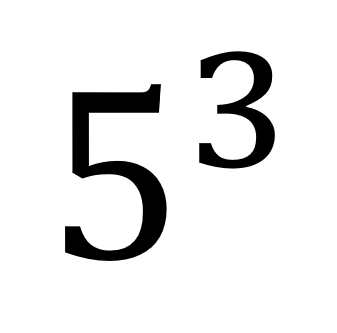
#> input picture sample_pics/10.png, 337 x 333 px
$ python -i utilityoop.py   (imports and definitions only)
#> lines starting #> are read from the running program, lines starting #| are printed output that depends on the picture; after the words box and inside, x2 and y2 are one past the last pixel; in counts of white or black regions, pixels touching at a corner belong together
#> further down, picture is the input picture: shape (333, 337, 3); min 0, max 255, mean 232
# import useful libraries
import re
import cv2
import sympy
import pytesseract
import numpy as np
from typing import List, Tuple, Dict

class ImageProcessor:

    def __init__(self, img) -> None:
        self.img = img
        self._processed_img = self.preprocess_image()

    def preprocess_image(self) -> np.ndarray:
        """
        Preprocess the image by converting to grayscale, applying binary thresholding,
        and inverting the image.

        Returns:
            inverted_img (numpy.ndarray): A preprocessed grayscale image with binary thresholding
            applied and inverted.
        """
        # Convert the image to grayscale
        gray = cv2.cvtColor(self.img, cv2.COLOR_BGR2GRAY)
        blur_img = cv2.GaussianBlur(gray, (3, 3), 0)
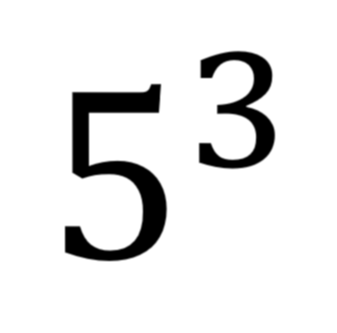
#> blur_img: shape (333, 337); min 0, max 255, mean 232

        # Apply binary thresholding
        threshold_value = 127 # threshold value to be used
        max_value = 255 # maximum value to be assigned for pixel values above threshold
        threshold_type = cv2.THRESH_BINARY # binary thresholding type
        _, binary = cv2.threshold(blur_img, threshold_value, max_value, threshold_type)
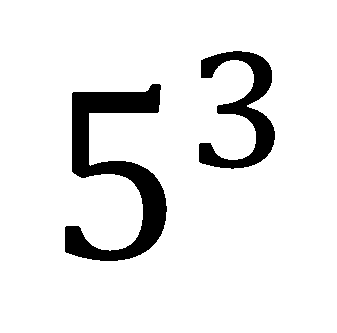
#> binary: shape (333, 337); 90.9% white; 2 black regions, box (x1, y1, x2, y2) and area: (65, 84, 167, 261) 6706, (199, 51, 275, 169) 3468

        # Invert the image
        inverted_img = cv2.bitwise_not(binary)

        return inverted_img

    @property
    def processed_img(self):
        return self._processed_img

class EquationParser:

    # [162 lines left out: functions __init__, parse_equation, _correct_bounding_boxes, _check_exponent, rewritting_equation, not called in this run]


class Solver:

    # [115 lines left out: functions __init__, is_polynomial, create_symbols, sympy_equation, solve, solutions and 1 more, not called in this run]

>>> import cv2
>>> picture = cv2.imread('../sample_pics/10.png')
>>> result = ImageProcessor(picture).preprocess_image()

$ run again, on sample_pics/11.png
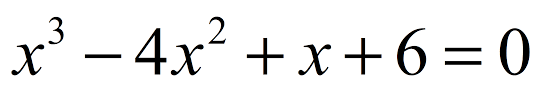
#> input picture sample_pics/11.png, 545 x 92 px
#> picture is the input picture: shape (92, 545, 3); mean B, G, R 237.7, 237.7, 237.7
#> in preprocess_image, `blur_img = cv2.GaussianBlur(gray, (3, 3), 0)`:
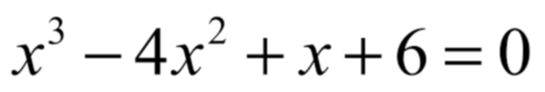
#> blur_img: shape (92, 545); min 0, max 255, mean 237.7
#> in preprocess_image, `_, binary = cv2.threshold(blur_img, threshold_value, max_value, thresh..`:
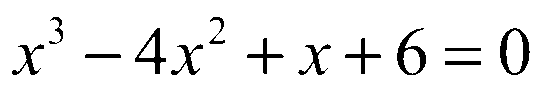
#> binary: shape (92, 545); 93.3% white; 13 black regions, largest, box (x1, y1, x2, y2) and area: (500, 28, 530, 75) 511, (397, 28, 426, 75) 464, (135, 28, 166, 74) 411

$ run again, on sample_pics/12.png
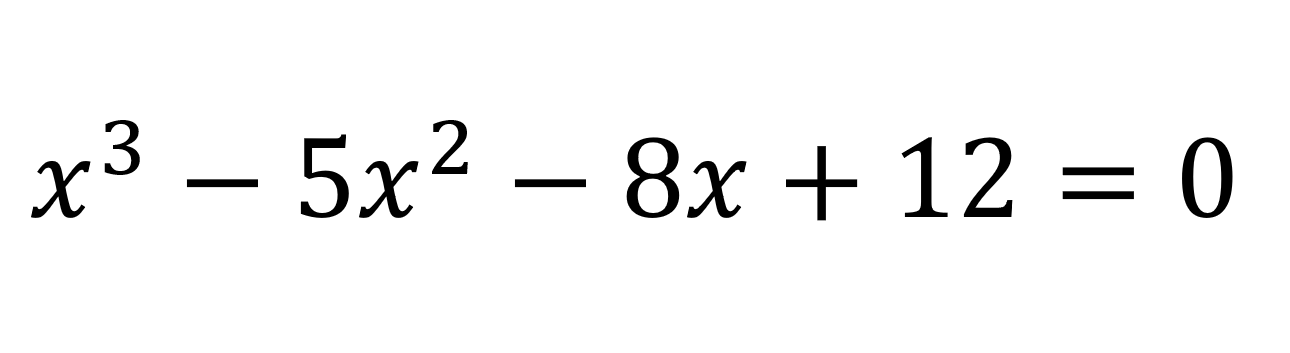
#> input picture sample_pics/12.png, 1290 x 353 px
#> picture is the input picture: shape (353, 1290, 3); min 0, max 255, mean 246.2
#> binary: shape (353, 1290); 96.5% white; 15 black regions, largest, box (x1, y1, x2, y2) and area: (627, 137, 679, 218) 1860, (1182, 137, 1232, 218) 1711, (301, 134, 349, 218) 1502
#> in preprocess_image, `inverted_img = cv2.bitwise_not(binary)`:
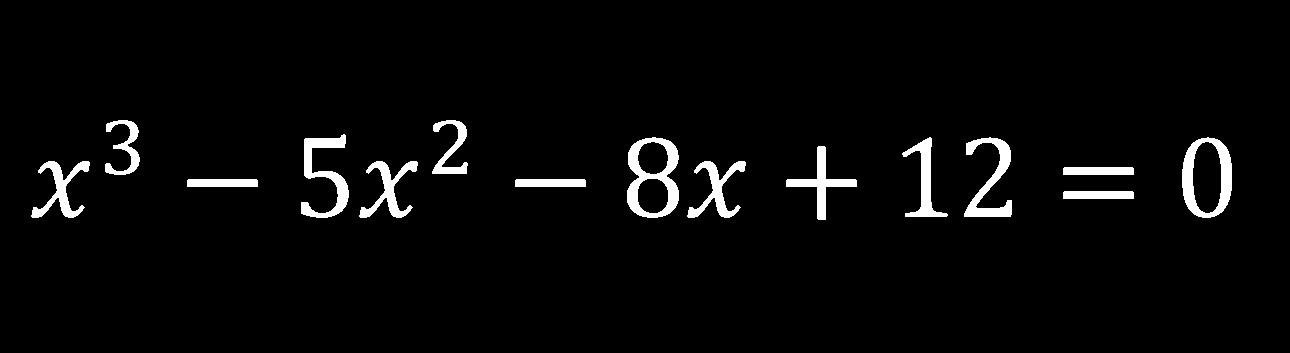
#> inverted_img: shape (353, 1290); 3.5% white; 15 white regions, largest, box (x1, y1, x2, y2) and area: (627, 137, 679, 218) 1860, (1182, 137, 1232, 218) 1711, (301, 134, 349, 218) 1502

$ run again, on sample_pics/13.png
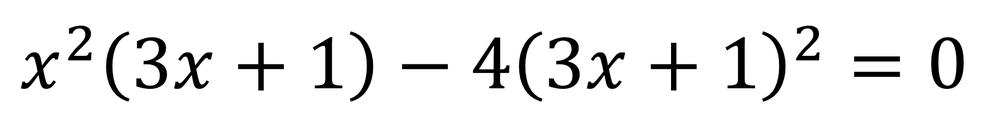
#> input picture sample_pics/13.png, 1000 x 135 px, shrunk from 1751 x 237 before the run
#> picture is the input picture: shape (135, 1000, 3); min 0, max 255, mean 238.6
#> in preprocess_image, `_, binary = cv2.threshold(blur_img, threshold_value, max_value, thresh..`:
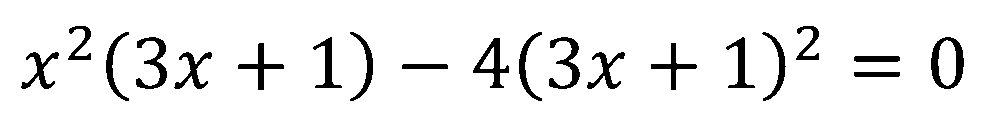
#> binary: shape (135, 1000); 93.5% white; 20 black regions, largest, box (x1, y1, x2, y2) and area: (931, 37, 964, 89) 716, (473, 38, 509, 88) 592, (549, 37, 580, 89) 578
